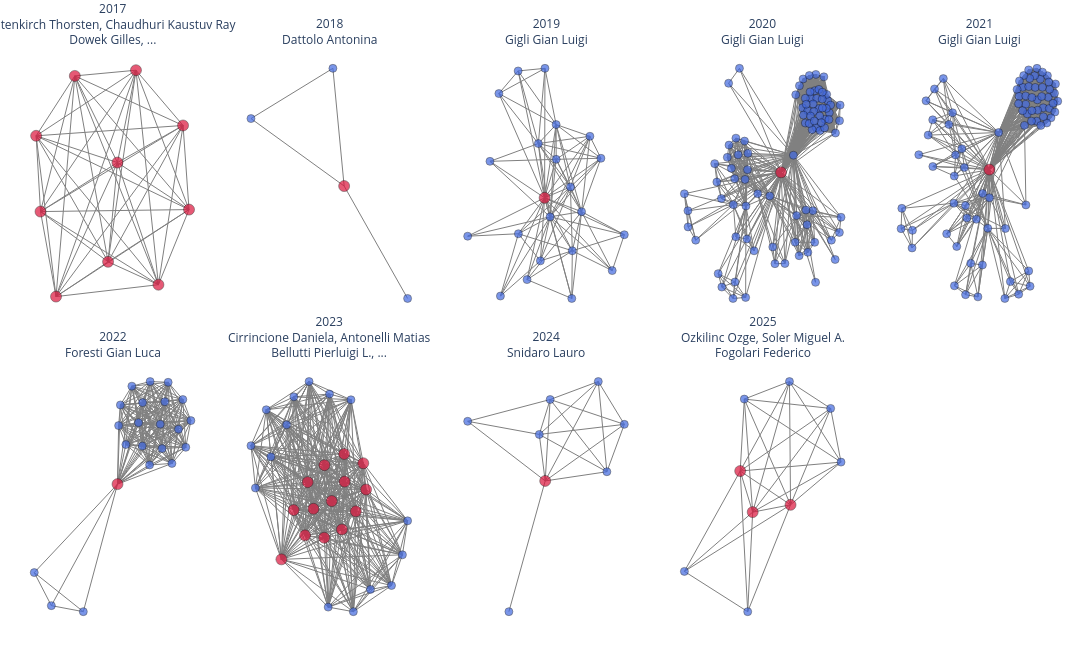

Write notebook code for a chart like this one.
### Markdown cell above
Grafo 2 statico:
Rappresentazione di un sottografo rappresentate in rosso gli autori più centrali per ogni anno

### Code cell
# =========================
# Nodo centrale per anno
# =========================
central_node_per_anno = {}
for anno, G in grafi_per_anno.items():
    if len(G) == 0:
        continue
    central_node_per_anno[anno] = max(G.degree, key=lambda x: x[1])[0]

# =========================
# Vicini equicentrali del nodo centrale
# =========================
highlight_nodes_per_anno = {}
for anno, G in grafi_per_anno.items():
    if anno not in central_node_per_anno:
        continue
    central = central_node_per_anno[anno]
    central_degree = G.degree(central)
    equicentral_neighbors = [
        n for n in G.neighbors(central)
        if G.degree(n) == central_degree
    ]
    highlight_nodes_per_anno[anno] = [central] + equicentral_neighbors

# =========================
# Sottografo: centrale + vicini
# =========================
subgrafi_per_anno = {}
pos_per_anno = {}

for anno, G in grafi_per_anno.items():
    if anno not in central_node_per_anno:
        continue
    central = central_node_per_anno[anno]
    neighbors = list(G.neighbors(central))
    nodes = [central] + neighbors
    H = G.subgraph(nodes).copy()
    subgrafi_per_anno[anno] = H

    initial_pos = {central: (0, 0)}
    pos = nx.spring_layout(H, seed=42, pos=initial_pos, fixed=[central])
    pos_per_anno[anno] = pos

# =========================
# Funzione Plotly
# =========================
def plot_graph_plotly(G, pos, highlight_nodes):
    edge_x, edge_y = [], []
    for u, v in G.edges():
        x0, y0 = pos[u]
        x1, y1 = pos[v]
        edge_x += [x0, x1, None]
        edge_y += [y0, y1, None]

    edge_trace = go.Scatter(
        x=edge_x, y=edge_y,
        mode="lines",
        line=dict(width=1, color="gray"),
        hoverinfo="none",
        showlegend=False
    )

    node_x, node_y, texts, colors, sizes = [], [], [], [], []

    for node in G.nodes():
        x, y = pos[node]
        node_x.append(x)
        node_y.append(y)
        texts.append(f"{node}<br>Grado: {G.degree(node)}")

        if node in highlight_nodes:
            colors.append("crimson")
            sizes.append(11)
        else:
            colors.append("royalblue")
            sizes.append(8)

    node_trace = go.Scatter(
        x=node_x, y=node_y,
        mode="markers",
        text=texts,
        hoverinfo="text",
        marker=dict(
            size=sizes,
            color=colors,
            line=dict(width=0.5, color="black")
        ),
        showlegend=False
    )

    return edge_trace, node_trace

# =========================
# Genera titoli subplot
# =========================
authors_per_anno = {}
for anno, G in grafi_per_anno.items():
    if anno not in central_node_per_anno:
        continue
    central = central_node_per_anno[anno]
    central_degree = G.degree(central)
    equicentral_neighbors = [
        n for n in G.neighbors(central)
        if G.degree(n) == central_degree
    ]
    all_authors = [central] + equicentral_neighbors
    authors_per_anno[anno] = all_authors


anni = sorted(grafi_per_anno.keys())


titoli = []
for anno in anni:
    authors = authors_per_anno.get(anno, [])
    # massimo 3 autori
    if len(authors) > 3:
        authors = authors[:3] + ["..."]
    # raggruppa ogni 2 autori per riga
    lines = []
    for i in range(0, len(authors), 2):
        lines.append(", ".join(authors[i:i+2]))
    titolo = f"{anno}<br>" + "<br>".join(lines)
    titoli.append(titolo)

# =========================
# Crea figura 2x5
# =========================
fig = make_subplots(
    rows=2, cols=5,
    subplot_titles=titoli,
    horizontal_spacing=0.03,
    vertical_spacing=0.08
)

for i, anno in enumerate(anni):
    if anno not in subgrafi_per_anno:
        continue
    G = subgrafi_per_anno[anno]
    pos = pos_per_anno[anno]
    highlight_nodes = highlight_nodes_per_anno[anno]

    edge, node = plot_graph_plotly(G, pos, highlight_nodes)

    row = 1 if i < 5 else 2
    col = i + 1 if i < 5 else i - 4

    fig.add_trace(edge, row=row, col=col)
    fig.add_trace(node, row=row, col=col)

# =========================
# Layout finale
# =========================
fig.update_layout(
    height=650,
    width=1400,
    paper_bgcolor="white",
    plot_bgcolor="white",
    title_x=0.5,
    font=dict(size=10),
    margin=dict(l=20, r=20, t=50, b=20)
)

for r in [1, 2]:
    for c in range(1, 6):
        fig.update_xaxes(visible=False, row=r, col=c)  
        fig.update_yaxes(visible=False, row=r, col=c)  

fig.update_layout(
    margin=dict(t=50, b=20, l=20, r=20),
)

for ann in fig.layout.annotations:
    ann.font = dict(size=12)

fig.show()

### Figure 1 — Plotly figure (JSON) as saved in the notebook; plotly's stock layout.template omitted (floating-point values rounded to 4 significant figures; data arrays with more than 128 entries replaced by an {"elided": "..."} marker saying what was removed)
{"data": [{"hoverinfo": "none", "line": {"color": "gray", "width": 1}, "mode": "lines", "showlegend": false, "type": "scatter", "x": {"elided": "135 float values"}, "xaxis": "x", "y": {"elided": "135 float values"}, "yaxis": "y"}, {"hoverinfo": "text", "marker": {"color": ["crimson", "crimson", "crimson", "crimson", "crimson", "crimson", "crimson", "crimson", "crimson", "crimson"], "line": {"color": "black", "width": 0.5}, "size": [11, 11, 11, 11, 11, 11, 11, 11, 11, 11]}, "mode": "markers", "showlegend": false, "text": ["Altenkirch Thorsten<br>Grado: 9", "Chaudhuri Kaustuv Ray<br>Grado: 9", "Dowek Gilles<br>Grado: 9", "Felty Amy P.<br>Grado: 9", "Filinski Andrzej<br>Grado: 9", "Miculan Marino<br>Grado: 9", "Rabe Florian<br>Grado: 9", "Ricciotti Wilmer<br>Grado: 9", "Sacerdoti Coen Claudio<br>Grado: 9", "Sojakova Kristina<br>Grado: 9"], "type": "scatter", "x": [0, 0.3521, -0.04111, 0.1626, 0.2117, 0.04977, 0.2711, 0.1378, -0.05266, 0.3363], "xaxis": "x", "y": [0, 0.1608, 0.1571, 0.2477, 0.4182, 0.4077, 0.02196, 0.06427, 0.297, 0.3162], "yaxis": "y"}, {"hoverinfo": "none", "line": {"color": "gray", "width": 1}, "mode": "lines", "showlegend": false, "type": "scatter", "x": [-0.05704, 0, null, -0.05704, -0.4726, null, 0.3219, 0, null, -0.4726, 0, null], "xaxis": "x2", "y": [0.5726, 0, null, 0.5726, 0.3283, null, -0.5469, 0, null, 0.3283, 0, null], "yaxis": "y2"}, {"hoverinfo": "text", "marker": {"color": ["royalblue", "royalblue", "royalblue", "crimson"], "line": {"color": "black", "width": 0.5}, "size": [8, 8, 8, 11]}, "mode": "markers", "showlegend": false, "text": ["de March Chiara<br>Grado: 2", "Corbatto Marco<br>Grado: 1", "Luccio Flaminia<br>Grado: 2", "Dattolo Antonina<br>Grado: 3"], "type": "scatter", "x": [-0.05704, 0.3219, -0.4726, 0], "xaxis": "x2", "y": [0.5726, -0.5469, 0.3283, 0], "yaxis": "y2"}, {"hoverinfo": "none", "line": {"color": "gray", "width": 1}, "mode": "lines", "showlegend": false, "type": "scatter", "x": {"elided": "270 float values"}, "xaxis": "x3", "y": {"elided": "270 float values"}, "yaxis": "y3"}, {"hoverinfo": "text", "marker": {"color": ["royalblue", "royalblue", "royalblue", "royalblue", "royalblue", "royalblue", "royalblue", "royalblue", "royalblue", "royalblue", "royalblue", "royalblue", "royalblue", "royalblue", "crimson", "royalblue", "royalblue", "royalblue", "royalblue", "royalblue", "royalblue", "royalblue"], "line": {"color": "black", "width": 0.5}, "size": [8, 8, 8, 8, 8, 8, 8, 8, 8, 8, 8, 8, 8, 8, 11, 8, 8, 8, 8, 8, 8, 8]}, "mode": "markers", "showlegend": false, "text": ["Valente Mariarosaria<br>Grado: 18", "Segatti Samantha<br>Grado: 8", "Bax Francesco<br>Grado: 5", "Cargnelutti Daniela<br>Grado: 5", "Corazza Elisa<br>Grado: 13", "Rheims Sylvain<br>Grado: 5", "Merlino Giovanni<br>Grado: 10", "Bernardini Andrea<br>Grado: 11", "Pellitteri Gaia<br>Grado: 3", "Lorenzut Simone<br>Grado: 5", "Serafini Anna<br>Grado: 5", "Marini Alessandro<br>Grado: 9", "Bastien Joubert<br>Grado: 5", "André-Obadia Nathalie<br>Grado: 5", "Gigli Gian Luigi<br>Grado: 21", "Romano Giorgia<br>Grado: 4", "Nilo Annacarmen<br>Grado: 6", "Honnorat Jérǒme<br>Grado: 11", "de Biase Stefano<br>Grado: 7", "Fabris Martina<br>Grado: 8", "Smeralda Carmelo Luca<br>Grado: 4", "Vogrig Alberto<br>Grado: 12"], "type": "scatter", "x": [0.02589, 0.2666, 0.32, -0.08307, 0.175, -0.2162, 0.1311, 0.1222, -0.364, 0.1287, 0.3773, 0.05485, -0.1252, 0.001774, 0, -0.209, -0.01997, 0.05455, -0.1239, 0.2145, -0.2585, -0.02954], "xaxis": "x3", "y": [-0.07016, 0.1458, -0.2685, -0.3017, -0.05111, 0.3846, -0.1954, 0.04012, -0.1416, -0.3713, -0.1362, 0.1419, 0.468, 0.4776, 0, -0.3624, -0.2326, 0.2702, -0.1326, 0.227, 0.1345, 0.2001], "yaxis": "y3"}, {"hoverinfo": "none", "line": {"color": "gray", "width": 1}, "mode": "lines", "showlegend": false, "type": "scatter", "x": {"elided": "3609 float values"}, "xaxis": "x4", "y": {"elided": "3609 float values"}, "yaxis": "y4"}, {"hoverinfo": "text", "marker": {"color": ["crimson", "royalblue", "royalblue", "royalblue", "royalblue", "royalblue", "royalblue", "royalblue", "royalblue", "royalblue", "royalblue", "royalblue", "royalblue", "royalblue", "royalblue", "royalblue", "royalblue", "royalblue", "royalblue", "royalblue", "royalblue", "royalblue", "royalblue", "royalblue", "royalblue", "royalblue", "royalblue", "royalblue", "royalblue", "royalblue", "royalblue", "royalblue", "royalblue", "royalblue", "royalblue", "royalblue", "royalblue", "royalblue", "royalblue", "royalblue", "royalblue", "royalblue", "royalblue", "royalblue", "royalblue", "royalblue", "royalblue", "royalblue", "royalblue", "royalblue", "royalblue", "royalblue", "royalblue", "royalblue", "royalblue", "royalblue", "royalblue", "royalblue", "royalblue", "royalblue", "royalblue", "royalblue", "royalblue", "royalblue", "royalblue", "royalblue", "royalblue", "royalblue", "royalblue", "royalblue", "royalblue", "royalblue", "royalblue", "royalblue", "royalblue", "royalblue", "royalblue", "royalblue", "royalblue", "royalblue", "royalblue", "royalblue", "royalblue", "royalblue", "royalblue", "royalblue", "royalblue", "royalblue", "royalblue", "royalblue", "royalblue"], "line": {"color": "black", "width": 0.5}, "size": [11, 8, 8, 8, 8, 8, 8, 8, 8, 8, 8, 8, 8, 8, 8, 8, 8, 8, 8, 8, 8, 8, 8, 8, 8, 8, 8, 8, 8, 8, 8, 8, 8, 8, 8, 8, 8, 8, 8, 8, 8, 8, 8, 8, 8, 8, 8, 8, 8, 8, 8, 8, 8, 8, 8, 8, 8, 8, 8, 8, 8, 8, 8, 8, 8, 8, 8, 8, 8, 8, 8, 8, 8, 8, 8, 8, 8, 8, 8, 8, 8, 8, 8, 8, 8, 8, 8, 8, 8, 8, 8]}, "mode": "markers", "showlegend": false, "text": ["Gigli Gian Luigi<br>Grado: 90", "Vogrig Alberto<br>Grado: 26", "Nilo Annacarmen<br>Grado: 15", "Fabris Martina<br>Grado: 18", "Biasotto Alessia<br>Grado: 8", "Curcio Francesco<br>Grado: 18", "Miotti Valeria<br>Grado: 8", "Tascini Carlo<br>Grado: 8", "Valente Mariarosaria<br>Grado: 81", "de Biase Stefano<br>Grado: 2", "Crespel Arielle<br>Grado: 5", "Genton Pierre<br>Grado: 5", "Macorig Greta<br>Grado: 5", "Gélisse Philippe<br>Grado: 5", "Merlino Giovanni<br>Grado: 13", "Lorenzut Simone<br>Grado: 17", "del Negro Ilaria<br>Grado: 7", "Tereshko Yan<br>Grado: 7", "Smeralda Carmelo Luca<br>Grado: 14", "Piani Antonella<br>Grado: 7", "Rudakou Uladzislau<br>Grado: 43", "Futhey Naomi C.<br>Grado: 40", "Krohn Lynne<br>Grado: 43", "Ruskey Jennifer A.<br>Grado: 43", "Heilbron Karl<br>Grado: 40", "Cannon Paul<br>Grado: 40", "Alam Armaghan<br>Grado: 40", "Arnulf Isabelle<br>Grado: 43", "Hu Michele T.<br>Grado: 43", "Montplaisir Jacques Yves<br>Grado: 43", "Gagnon Jean-François Franc¸ois<br>Grado: 43", "Désautels Alex<br>Grado: 43", "Dauvilliers Yves A.<br>Grado: 43", "Toffoli Marco<br>Grado: 43", "Högl Birgit E.<br>Grado: 43", "Stefani Ambra<br>Grado: 43", "Holzknecht Evi<br>Grado: 40", "Šonka Karel<br>Grado: 43", "Kemlink David<br>Grado: 43", "Öertel Wolfgang Hermann<br>Grado: 43", "Janzen Annette<br>Grado: 40", "Plazzi Giuseppe<br>Grado: 43", "Antelmi Elena<br>Grado: 43", "Figorilli M.<br>Grado: 43", "Puligheddu Monica Maria Francesca<br>Grado: 43", "Mollenhauer Brit<br>Grado: 43", "Trenkwalder Claudia M.<br>Grado: 43", "Sixel-Döring Friederike<br>Grado: 43", "Cochen-de Cock Valérie<br>Grado: 43", "Charley-Monaca Christelle<br>Grado: 43", "Heidbreder A. E.<br>Grado: 43", "Ferini‑Strambi Luigi F.<br>Grado: 43", "Dijkstra Femke<br>Grado: 43", "Viaene Mineke Kristina<br>Grado: 43", "Abril Beatriz<br>Grado: 43", "Boeve Bradley Bradley<br>Grado: 43", "Postuma Ronald B.<br>Grado: 43", "Rouleau Guy Armand<br>Grado: 43", "Gan-Or Ziv<br>Grado: 43", "Leveille Etienne<br>Grado: 37", "Asayesh Farnaz<br>Grado: 37", "Espay Alberto J.<br>Grado: 37", "Janes Francesco<br>Grado: 3", "Morassi Mauro<br>Grado: 6", "Bagatto Daniele<br>Grado: 6", "Cobelli Milena<br>Grado: 6", "D'Agostini Serena<br>Grado: 6", "Bnà Claudio<br>Grado: 6", "Sponza Massimo<br>Grado: 10", "Marini Alessandro<br>Grado: 22", "Surcinelli Andrea<br>Grado: 10", "Pez Sara<br>Grado: 10", "Vit Alessandro<br>Grado: 10", "Gavrilovic Vladimir<br>Grado: 10", "Pessa Maria Elena<br>Grado: 6", "Volpetti Stefano<br>Grado: 6", "Pegolo Enrico<br>Grado: 6", "Pauletto Giada<br>Grado: 6", "Bax Francesco<br>Grado: 6", "Verriello Lorenzo<br>Grado: 6", "Corazza Elisa<br>Grado: 18", "Pellitteri Gaia<br>Grado: 3", "Dolso Pierluigi G.<br>Grado: 3", "Segatti Samantha<br>Grado: 14", "Bernardini Andrea<br>Grado: 14", "Valent Francesca<br>Grado: 14", "Brigo Francesco<br>Grado: 14", "Iacono Donatella D.<br>Grado: 14", "Passadore Paolo<br>Grado: 14", "Rana Michele<br>Grado: 14", "Honnorat Jérǒme<br>Grado: 14"], "type": "scatter", "x": [0, -0.1502, -0.2043, -0.154, -0.2748, -0.1438, -0.284, -0.2553, 0.0527, 0.1475, -0.3652, -0.3978, -0.4136, -0.3985, 0.1359, 0.06622, 0.2564, 0.2494, 0.1064, 0.2152, 0.1623, 0.06265, 0.1434, 0.09109, 0.09425, 0.1487, 0.183, 0.1142, 0.1271, 0.1994, 0.09555, 0.1618, 0.195, 0.1878, 0.1035, 0.1526, 0.1209, 0.1502, 0.1402, 0.2065, 0.07845, 0.1036, 0.2119, 0.1649, 0.1372, 0.1758, 0.2049, 0.1241, 0.1766, 0.1328, 0.1667, 0.1205, 0.1936, 0.1259, 0.1767, 0.1862, 0.1712, 0.142, 0.1075, 0.2326, 0.2526, 0.25, 0.2313, -0.1516, -0.1973, -0.2534, -0.2691, -0.2056, 0.1146, -0.04844, 0.1111, 0.06015, 0.07729, 0.1437, -0.1935, -0.1156, -0.1462, -0.03545, 0.01647, -0.02624, -0.09986, -0.1781, -0.2244, -0.1985, -0.1932, -0.2228, -0.1419, -0.1837, -0.23, -0.1565, -0.2128], "xaxis": "x4", "y": [0, -0.09385, -0.09, -0.01977, -0.0271, 0.007542, 0.02421, -0.07294, 0.04771, -0.3063, -0.189, -0.152, -0.0597, -0.1069, -0.1069, -0.1205, -0.1251, -0.1674, -0.105, -0.1889, 0.178, 0.2162, 0.2274, 0.1801, 0.2601, 0.2727, 0.266, 0.1718, 0.2065, 0.1998, 0.1594, 0.2311, 0.2171, 0.148, 0.1373, 0.206, 0.2696, 0.1242, 0.1695, 0.1663, 0.2412, 0.2063, 0.1875, 0.1571, 0.1904, 0.204, 0.1472, 0.2241, 0.2233, 0.1188, 0.1163, 0.1359, 0.1781, 0.1567, 0.1791, 0.124, 0.1386, 0.1431, 0.1897, 0.1096, 0.1872, 0.1438, -0.2428, -0.3485, -0.3054, -0.3195, -0.2822, -0.3513, -0.2229, -0.06574, -0.1459, -0.1949, -0.2322, -0.1949, -0.1796, -0.2185, -0.1857, -0.2079, -0.254, -0.2545, -0.05938, 0.2897, 0.2481, -0.01771, 0.09516, 0.07586, 0.05286, 0.04872, 0.04168, 0.08703, 0.01116], "yaxis": "y4"}, {"hoverinfo": "none", "line": {"color": "gray", "width": 1}, "mode": "lines", "showlegend": false, "type": "scatter", "x": {"elided": "3360 float values"}, "xaxis": "x5", "y": {"elided": "3360 float values"}, "yaxis": "y5"}, {"hoverinfo": "text", "marker": {"color": ["royalblue", "royalblue", "royalblue", "royalblue", "royalblue", "royalblue", "royalblue", "crimson", "royalblue", "royalblue", "royalblue", "royalblue", "royalblue", "royalblue", "royalblue", "royalblue", "royalblue", "royalblue", "royalblue", "royalblue", "royalblue", "royalblue", "royalblue", "royalblue", "royalblue", "royalblue", "royalblue", "royalblue", "royalblue", "royalblue", "royalblue", "royalblue", "royalblue", "royalblue", "royalblue", "royalblue", "royalblue", "royalblue", "royalblue", "royalblue", "royalblue", "royalblue", "royalblue", "royalblue", "royalblue", "royalblue", "royalblue", "royalblue", "royalblue", "royalblue", "royalblue", "royalblue", "royalblue", "royalblue", "royalblue", "royalblue", "royalblue", "royalblue", "royalblue", "royalblue", "royalblue", "royalblue", "royalblue", "royalblue", "royalblue", "royalblue", "royalblue", "royalblue", "royalblue", "royalblue", "royalblue", "royalblue", "royalblue", "royalblue", "royalblue", "royalblue", "royalblue", "royalblue", "royalblue", "royalblue", "royalblue", "royalblue"], "line": {"color": "black", "width": 0.5}, "size": [8, 8, 8, 8, 8, 8, 8, 11, 8, 8, 8, 8, 8, 8, 8, 8, 8, 8, 8, 8, 8, 8, 8, 8, 8, 8, 8, 8, 8, 8, 8, 8, 8, 8, 8, 8, 8, 8, 8, 8, 8, 8, 8, 8, 8, 8, 8, 8, 8, 8, 8, 8, 8, 8, 8, 8, 8, 8, 8, 8, 8, 8, 8, 8, 8, 8, 8, 8, 8, 8, 8, 8, 8, 8, 8, 8, 8, 8, 8, 8, 8, 8]}, "mode": "markers", "showlegend": false, "text": ["Verriello Lorenzo<br>Grado: 11", "Pauletto Giada<br>Grado: 13", "Nilo Annacarmen<br>Grado: 13", "Lonigro Incoronata Renata<br>Grado: 9", "Betto Elena<br>Grado: 9", "Valente Mariarosaria<br>Grado: 65", "Curcio Francesco<br>Grado: 9", "Gigli Gian Luigi<br>Grado: 81", "Fogolari Federico<br>Grado: 7", "Gélisse Philippe<br>Grado: 5", "Crespel Arielle<br>Grado: 5", "Carrera Paola<br>Grado: 5", "Bernardini Andrea<br>Grado: 46", "Vogrig Alberto<br>Grado: 19", "Moritz Christian Peter<br>Grado: 6", "Camdessanché Jean Philippe<br>Grado: 6", "Tholance Yannick<br>Grado: 6", "Antoine Jean Christophe G.<br>Grado: 6", "Honnorat Jérǒme<br>Grado: 6", "Pessa Maria Elena<br>Grado: 7", "Genton Pierre<br>Grado: 5", "Macorig Greta<br>Grado: 5", "Garbo Riccardo<br>Grado: 6", "Lorenzut Simone<br>Grado: 10", "del Negro Llaria<br>Grado: 6", "Merlino Giovanni<br>Grado: 10", "Cargnelutti Daniela<br>Grado: 6", "Smeralda Carmelo Luca<br>Grado: 7", "Pez Sara<br>Grado: 7", "Surcinelli Andrea<br>Grado: 11", "Marini Alessandro<br>Grado: 11", "Bax Francesco<br>Grado: 7", "Pellitteri Gaia<br>Grado: 8", "Scalise Anna<br>Grado: 6", "Mufti Kheireddin<br>Grado: 43", "Yu Eric<br>Grado: 43", "Rudakou Uladzislau<br>Grado: 43", "Krohn Lynne<br>Grado: 43", "Ruskey Jennifer A.<br>Grado: 43", "Asayesh Farnaz<br>Grado: 43", "Laurent Sandra Beatrice<br>Grado: 43", "Spiegelman Dan V.<br>Grado: 43", "Arnulf Isabelle<br>Grado: 43", "Hu Michele T.<br>Grado: 43", "Montplaisir Jacques Yves<br>Grado: 43", "Gagnon Jean François<br>Grado: 43", "Désautels Alex<br>Grado: 43", "Dauvilliers Yves A.<br>Grado: 43", "Janes Francesco<br>Grado: 43", "Högl Birgit E.<br>Grado: 43", "Stefani Ambra<br>Grado: 43", "Holzknecht Evi<br>Grado: 43", "Šonka Karel<br>Grado: 43", "Kemlink David<br>Grado: 43", "Öertel Wolfgang Hermann<br>Grado: 43", "Janzen Annette<br>Grado: 43", "Plazzi Giuseppe<br>Grado: 43", "Antelmi Elena<br>Grado: 43", "Figorilli M.<br>Grado: 43", "Puligheddu Monica Maria Francesca<br>Grado: 43", "Mollenhauer Brit<br>Grado: 43", "Trenkwalder Claudia M.<br>Grado: 43", "Sixel-Döring Friederike<br>Grado: 43", "Cochen-de Cock Valérie<br>Grado: 43", "Charley-Monaca Christelle<br>Grado: 43", "Heidbreder A. E.<br>Grado: 43", "Ferini‑Strambi Luigi F.<br>Grado: 43", "Dijkstra Femke<br>Grado: 43", "Viaene Mineke Kristina<br>Grado: 43", "Abril Beatriz<br>Grado: 43", "Boeve Bradley Bradley<br>Grado: 43", "Trempe Jean François<br>Grado: 43", "Rouleau Guy Armand<br>Grado: 43", "Postuma Ronald B.<br>Grado: 43", "Gan-Or Ziv<br>Grado: 43", "Bagatto Daniele<br>Grado: 6", "Cobelli Milena<br>Grado: 6", "D'Agostini Serena<br>Grado: 6", "Bnà Claudio<br>Grado: 6", "Morassi Mauro<br>Grado: 6", "Dolso Pierluigi G.<br>Grado: 5", "de Biase Stefano<br>Grado: 3"], "type": "scatter", "x": [-0.02826, 0.0002177, -0.1491, -0.09437, -0.0548, 0.03898, -0.1006, 0, -0.1795, -0.3708, -0.3247, 0.1533, 0.1472, -0.00694, 0.1228, 0.08802, 0.06484, 0.1706, 0.165, -0.1371, -0.3232, -0.3677, -0.2661, -0.1548, -0.2306, -0.1702, -0.1935, -0.2572, -0.238, -0.1422, -0.1158, -0.1475, -0.1054, -0.2375, 0.1397, 0.1523, 0.1589, 0.2435, 0.2137, 0.1899, 0.2259, 0.2513, 0.2748, 0.2013, 0.116, 0.2583, 0.1997, 0.2023, 0.1246, 0.2868, 0.1691, 0.2225, 0.122, 0.1986, 0.1441, 0.247, 0.2732, 0.2408, 0.2526, 0.1766, 0.2266, 0.2195, 0.2772, 0.1649, 0.1922, 0.1394, 0.1647, 0.1783, 0.1522, 0.1261, 0.1783, 0.2225, 0.2159, 0.2494, 0.2672, -0.147, -0.04834, -0.1002, -0.02943, -0.07844, 0.06703, -0.2966], "xaxis": "x5", "y": [-0.07261, -0.08536, -0.1023, -0.1474, -0.151, 0.1126, -0.1095, 0, -0.1951, -0.1795, -0.2381, -0.1074, 0.1342, -0.1784, -0.3787, -0.3404, -0.3916, -0.3545, -0.308, -0.2336, -0.1846, -0.1178, 0.209, 0.1727, 0.2449, 0.1372, 0.2765, 0.1047, 0.1512, 0.04436, 0.06353, -0.01958, 0.006359, 0.009367, 0.2499, 0.1985, 0.1693, 0.2853, 0.275, 0.2854, 0.1877, 0.1857, 0.1749, 0.212, 0.2435, 0.1573, 0.3076, 0.1803, 0.2226, 0.2078, 0.277, 0.2961, 0.2003, 0.1473, 0.2858, 0.2195, 0.2317, 0.1416, 0.2441, 0.1472, 0.1606, 0.2221, 0.2602, 0.2522, 0.2497, 0.1791, 0.3029, 0.1791, 0.2239, 0.2694, 0.2192, 0.25, 0.1341, 0.266, 0.2016, -0.353, -0.3868, -0.3801, -0.2899, -0.285, -0.1789, 0.0451], "yaxis": "y5"}, {"hoverinfo": "none", "line": {"color": "gray", "width": 1}, "mode": "lines", "showlegend": false, "type": "scatter", "x": {"elided": "531 float values"}, "xaxis": "x6", "y": {"elided": "531 float values"}, "yaxis": "y6"}, {"hoverinfo": "text", "marker": {"color": ["royalblue", "crimson", "royalblue", "royalblue", "royalblue", "royalblue", "royalblue", "royalblue", "royalblue", "royalblue", "royalblue", "royalblue", "royalblue", "royalblue", "royalblue", "royalblue", "royalblue", "royalblue", "royalblue", "royalblue", "royalblue", "royalblue"], "line": {"color": "black", "width": 0.5}, "size": [8, 11, 8, 8, 8, 8, 8, 8, 8, 8, 8, 8, 8, 8, 8, 8, 8, 8, 8, 8, 8, 8]}, "mode": "markers", "showlegend": false, "text": ["Piciarelli Claudio<br>Grado: 18", "Foresti Gian Luca<br>Grado: 21", "Caponnetto Federica<br>Grado: 18", "Drioli Carlo<br>Grado: 3", "Beltrami A. P.<br>Grado: 18", "Dalla Emiliano<br>Grado: 18", "Salvati Daniele<br>Grado: 3", "Codrich Marta<br>Grado: 18", "Tascini Carlo<br>Grado: 18", "Fabris Martina<br>Grado: 18", "Stefanizzi Daniele<br>Grado: 18", "Tell Gianluca<br>Grado: 18", "De Martino Maria<br>Grado: 18", "de Nardin Axel<br>Grado: 18", "Curcio Francesco<br>Grado: 18", "Isola Miriam<br>Grado: 18", "Sechi Leonardo Alberto<br>Grado: 18", "Malfatti Matilde Clarissa<br>Grado: 18", "Pucillo Carlo Ennio M.<br>Grado: 18", "Toma Andrea<br>Grado: 3", "D’Aurizio Federica<br>Grado: 18", "Sozio Emanuela<br>Grado: 18"], "type": "scatter", "x": [0.2847, 0, 0.1398, -0.3629, 0.1942, 0.1095, -0.1491, 0.1079, 0.09164, 0.2975, 0.2658, 0.01259, 0.004863, 0.2208, 0.1864, 0.2372, 0.1422, 0.3198, 0.2062, -0.2883, 0.03634, 0.06257], "xaxis": "x6", "y": [0.3053, 0, 0.06919, -0.3193, 0.1283, 0.2942, -0.4604, 0.1375, 0.2218, 0.133, 0.1981, 0.2857, 0.2112, 0.3674, 0.2164, 0.07469, 0.3703, 0.2292, 0.2974, -0.4386, 0.1429, 0.3536], "yaxis": "y6"}, {"hoverinfo": "none", "line": {"color": "gray", "width": 1}, "mode": "lines", "showlegend": false, "type": "scatter", "x": {"elided": "1056 float values"}, "xaxis": "x7", "y": {"elided": "1056 float values"}, "yaxis": "y7"}, {"hoverinfo": "text", "marker": {"color": ["crimson", "crimson", "royalblue", "royalblue", "crimson", "royalblue", "royalblue", "crimson", "royalblue", "crimson", "royalblue", "royalblue", "crimson", "royalblue", "crimson", "crimson", "crimson", "crimson", "royalblue", "royalblue", "crimson", "royalblue", "crimson", "crimson", "royalblue", "royalblue", "royalblue", "royalblue", "crimson"], "line": {"color": "black", "width": 0.5}, "size": [11, 11, 8, 8, 11, 8, 8, 11, 8, 11, 8, 8, 11, 8, 11, 11, 11, 11, 8, 8, 11, 8, 11, 11, 8, 8, 8, 8, 11]}, "mode": "markers", "showlegend": false, "text": ["Zampa Gianluigi<br>Grado: 28", "Zorzi Nicola<br>Grado: 28", "Cautero Giuseppe<br>Grado: 22", "Bonvicini V.<br>Grado: 19", "Cirrincione Daniela<br>Grado: 28", "Menk Ralf Hendrik<br>Grado: 22", "Evangelista Yuri<br>Grado: 19", "Antonelli Matias<br>Grado: 28", "Giuressi Dario<br>Grado: 22", "Rashevskaya Irina<br>Grado: 28", "Stebel Luigi<br>Grado: 22", "Ceraudo Francesco<br>Grado: 19", "Vacchi Andrea<br>Grado: 28", "Campana Riccardo<br>Grado: 19", "Orzan Giulio<br>Grado: 28", "Rachevski Alexandre<br>Grado: 28", "Ficorella Francesco<br>Grado: 28", "Zampa Nicola<br>Grado: 28", "Olivi Luca<br>Grado: 22", "Feroci Marco<br>Grado: 19", "Picciotto Antonino<br>Grado: 28", "Aquilanti Giuliana<br>Grado: 22", "Bellutti Pierluigi L.<br>Grado: 28", "Borghi Giacomo<br>Grado: 28", "Gandola Massimo<br>Grado: 22", "Del Monte E. D.<br>Grado: 19", "Mele Filippo<br>Grado: 22", "Bertuccio Giuseppe<br>Grado: 22", "Pepponi Giancarlo<br>Grado: 28"], "type": "scatter", "x": [0.2043, 0.1033, 0.01256, 0.3046, 0, -0.07349, 0.1736, 0.02951, -0.06273, 0.1038, 0.0668, 0.2921, 0.1976, 0.1129, 0.1515, 0.05695, 0.1527, 0.06341, -0.03653, 0.2149, 0.1461, -0.02535, 0.1214, 0.07728, 0.116, 0.2657, 0.03005, 0.1679, 0.1796], "xaxis": "x7", "y": [0.123, 0.03808, 0.2368, 0.06788, 0, 0.2001, -0.09206, 0.08675, 0.1257, 0.1658, 0.3131, 0.008047, 0.1692, -0.08408, 0.1856, 0.04225, 0.1369, 0.136, 0.2634, -0.05295, 0.05265, 0.1806, 0.1027, 0.08905, 0.2911, -0.04604, 0.2861, 0.2809, 0.08462], "yaxis": "y7"}, {"hoverinfo": "none", "line": {"color": "gray", "width": 1}, "mode": "lines", "showlegend": false, "type": "scatter", "x": [0, -0.1821, null, 0, 0.02489, null, 0, -0.02965, null, 0, -0.3888, null, 0, 0.397, null, 0, 0.2664, null, 0, 0.3095, null, 0.02489, -0.02965, null, 0.02489, -0.3888, null, 0.02489, 0.397, null, 0.02489, 0.2664, null, 0.02489, 0.3095, null, 0.3095, -0.02965, null, 0.3095, 0.397, null, 0.3095, 0.2664, null, -0.3888, -0.02965, null, 0.2664, -0.02965, null, 0.2664, 0.397, null, -0.02965, 0.397, null], "xaxis": "x8", "y": [0, -0.5691, null, 0, 0.3542, null, 0, 0.2022, null, 0, 0.2594, null, 0, 0.2461, null, 0, 0.4325, null, 0, 0.03999, null, 0.3542, 0.2022, null, 0.3542, 0.2594, null, 0.3542, 0.2461, null, 0.3542, 0.4325, null, 0.3542, 0.03999, null, 0.03999, 0.2022, null, 0.03999, 0.2461, null, 0.03999, 0.4325, null, 0.2594, 0.2022, null, 0.4325, 0.2022, null, 0.4325, 0.2461, null, 0.2022, 0.2461, null], "yaxis": "y8"}, {"hoverinfo": "text", "marker": {"color": ["crimson", "royalblue", "royalblue", "royalblue", "royalblue", "royalblue", "royalblue", "royalblue"], "line": {"color": "black", "width": 0.5}, "size": [11, 8, 8, 8, 8, 8, 8, 8]}, "mode": "markers", "showlegend": false, "text": ["Snidaro Lauro<br>Grado: 7", "Somero Michele<br>Grado: 6", "Visentini Ingrid<br>Grado: 5", "Liani Alessandro<br>Grado: 3", "Vallisa Tiziano<br>Grado: 5", "Urli Federico<br>Grado: 6", "Johnson Chad<br>Grado: 5", "Mari Marco<br>Grado: 1"], "type": "scatter", "x": [0, 0.02489, 0.3095, -0.3888, 0.2664, -0.02965, 0.397, -0.1821], "xaxis": "x8", "y": [0, 0.3542, 0.03999, 0.2594, 0.4325, 0.2022, 0.2461, -0.5691], "yaxis": "y8"}, {"hoverinfo": "none", "line": {"color": "gray", "width": 1}, "mode": "lines", "showlegend": false, "type": "scatter", "x": [0.1433, 0.1475, null, 0.1433, -0.03252, null, 0.1433, 0, null, 0.1433, 0.3036, null, 0.1433, 0.344, null, 0.1433, -0.04857, null, -0.01933, 0, null, -0.01933, 0.1475, null, -0.01933, -0.2659, null, -0.01933, -0.04857, null, 0, 0.1475, null, 0, -0.2659, null, 0, -0.04857, null, 0, -0.03252, null, 0, 0.3036, null, 0, 0.344, null, -0.04857, 0.1475, null, -0.04857, -0.2659, null, -0.04857, -0.03252, null, -0.04857, 0.3036, null, -0.04857, 0.344, null, 0.1475, -0.2659, null, 0.1475, -0.03252, null, 0.1475, 0.3036, null, 0.1475, 0.344, null, -0.03252, 0.3036, null, -0.03252, 0.344, null, 0.3036, 0.344, null], "xaxis": "x9", "y": [0.4383, 0.02455, null, 0.4383, 0.3794, null, 0.4383, 0, null, 0.4383, 0.348, null, 0.4383, 0.1679, null, 0.4383, 0.1379, null, -0.3341, 0, null, -0.3341, 0.02455, null, -0.3341, -0.199, null, -0.3341, 0.1379, null, 0, 0.02455, null, 0, -0.199, null, 0, 0.1379, null, 0, 0.3794, null, 0, 0.348, null, 0, 0.1679, null, 0.1379, 0.02455, null, 0.1379, -0.199, null, 0.1379, 0.3794, null, 0.1379, 0.348, null, 0.1379, 0.1679, null, 0.02455, -0.199, null, 0.02455, 0.3794, null, 0.02455, 0.348, null, 0.02455, 0.1679, null, 0.3794, 0.348, null, 0.3794, 0.1679, null, 0.348, 0.1679, null], "yaxis": "y9"}, {"hoverinfo": "text", "marker": {"color": ["royalblue", "royalblue", "crimson", "crimson", "crimson", "royalblue", "royalblue", "royalblue", "royalblue"], "line": {"color": "black", "width": 0.5}, "size": [8, 8, 11, 11, 11, 8, 8, 8, 8]}, "mode": "markers", "showlegend": false, "text": ["Klein Christian T.<br>Grado: 6", "Giannozzi Paolo<br>Grado: 4", "Ozkilinc Ozge<br>Grado: 8", "Fogolari Federico<br>Grado: 8", "Soler Miguel A.<br>Grado: 8", "Yakout Rayyan Bassem Adel<br>Grado: 6", "Esposito Gennaro<br>Grado: 6", "Rocchia Walter<br>Grado: 6", "Aparicio Santiago<br>Grado: 4"], "type": "scatter", "x": [0.1433, -0.01933, 0, -0.04857, 0.1475, -0.03252, 0.3036, 0.344, -0.2659], "xaxis": "x9", "y": [0.4383, -0.3341, 0, 0.1379, 0.02455, 0.3794, 0.348, 0.1679, -0.199], "yaxis": "y9"}], "layout": {"annotations": [{"font": {"size": 12}, "showarrow": false, "text": "2017<br>Altenkirch Thorsten, Chaudhuri Kaustuv Ray<br>Dowek Gilles, ...", "x": 0.088, "xanchor": "center", "xref": "paper", "y": 1, "yanchor": "bottom", "yref": "paper"}, {"font": {"size": 12}, "showarrow": false, "text": "2018<br>Dattolo Antonina", "x": 0.294, "xanchor": "center", "xref": "paper", "y": 1, "yanchor": "bottom", "yref": "paper"}, {"font": {"size": 12}, "showarrow": false, "text": "2019<br>Gigli Gian Luigi", "x": 0.5, "xanchor": "center", "xref": "paper", "y": 1, "yanchor": "bottom", "yref": "paper"}, {"font": {"size": 12}, "showarrow": false, "text": "2020<br>Gigli Gian Luigi", "x": 0.706, "xanchor": "center", "xref": "paper", "y": 1, "yanchor": "bottom", "yref": "paper"}, {"font": {"size": 12}, "showarrow": false, "text": "2021<br>Gigli Gian Luigi", "x": 0.912, "xanchor": "center", "xref": "paper", "y": 1, "yanchor": "bottom", "yref": "paper"}, {"font": {"size": 12}, "showarrow": false, "text": "2022<br>Foresti Gian Luca", "x": 0.088, "xanchor": "center", "xref": "paper", "y": 0.46, "yanchor": "bottom", "yref": "paper"}, {"font": {"size": 12}, "showarrow": false, "text": "2023<br>Cirrincione Daniela, Antonelli Matias<br>Bellutti Pierluigi L., ...", "x": 0.294, "xanchor": "center", "xref": "paper", "y": 0.46, "yanchor": "bottom", "yref": "paper"}, {"font": {"size": 12}, "showarrow": false, "text": "2024<br>Snidaro Lauro", "x": 0.5, "xanchor": "center", "xref": "paper", "y": 0.46, "yanchor": "bottom", "yref": "paper"}, {"font": {"size": 12}, "showarrow": false, "text": "2025<br>Ozkilinc Ozge, Soler Miguel A.<br>Fogolari Federico", "x": 0.706, "xanchor": "center", "xref": "paper", "y": 0.46, "yanchor": "bottom", "yref": "paper"}], "font": {"size": 10}, "height": 650, "margin": {"b": 20, "l": 20, "r": 20, "t": 50}, "paper_bgcolor": "white", "plot_bgcolor": "white", "title": {"x": 0.5}, "width": 1400, "xaxis": {"anchor": "y", "domain": [0, 0.176], "visible": false}, "xaxis10": {"anchor": "y10", "domain": [0.824, 1], "visible": false}, "xaxis2": {"anchor": "y2", "domain": [0.206, 0.382], "visible": false}, "xaxis3": {"anchor": "y3", "domain": [0.412, 0.588], "visible": false}, "xaxis4": {"anchor": "y4", "domain": [0.618, 0.794], "visible": false}, "xaxis5": {"anchor": "y5", "domain": [0.824, 1], "visible": false}, "xaxis6": {"anchor": "y6", "domain": [0, 0.176], "visible": false}, "xaxis7": {"anchor": "y7", "domain": [0.206, 0.382], "visible": false}, "xaxis8": {"anchor": "y8", "domain": [0.412, 0.588], "visible": false}, "xaxis9": {"anchor": "y9", "domain": [0.618, 0.794], "visible": false}, "yaxis": {"anchor": "x", "domain": [0.54, 1], "visible": false}, "yaxis10": {"anchor": "x10", "domain": [0, 0.46], "visible": false}, "yaxis2": {"anchor": "x2", "domain": [0.54, 1], "visible": false}, "yaxis3": {"anchor": "x3", "domain": [0.54, 1], "visible": false}, "yaxis4": {"anchor": "x4", "domain": [0.54, 1], "visible": false}, "yaxis5": {"anchor": "x5", "domain": [0.54, 1], "visible": false}, "yaxis6": {"anchor": "x6", "domain": [0, 0.46], "visible": false}, "yaxis7": {"anchor": "x7", "domain": [0, 0.46], "visible": false}, "yaxis8": {"anchor": "x8", "domain": [0, 0.46], "visible": false}, "yaxis9": {"anchor": "x9", "domain": [0, 0.46], "visible": false}}}
